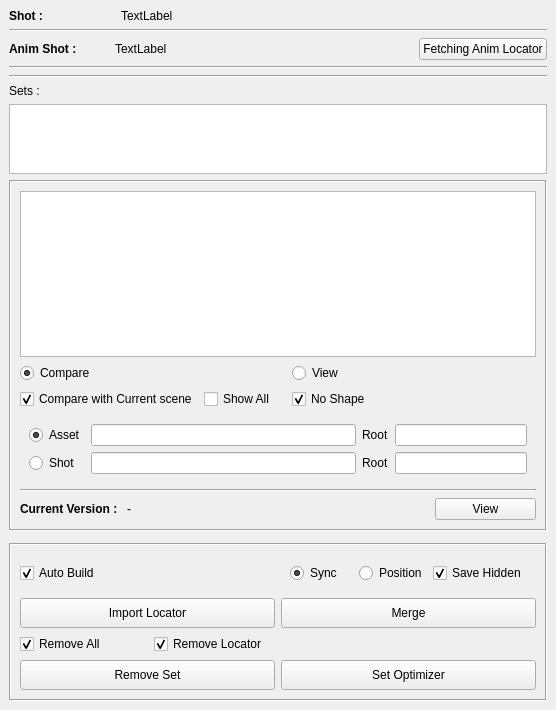
<?xml version="1.0" encoding="UTF-8"?>
<ui version="4.0">
 <class>SetManagerUI</class>
 <widget class="QMainWindow" name="SetManagerUI">
  <property name="geometry">
   <rect>
    <x>0</x>
    <y>0</y>
    <width>556</width>
    <height>710</height>
   </rect>
  </property>
  <property name="windowTitle">
   <string>Set Manager</string>
  </property>
  <widget class="QWidget" name="centralwidget">
   <layout class="QVBoxLayout" name="verticalLayout_4">
    <item>
     <layout class="QHBoxLayout" name="horizontalLayout" stretch="1,4">
      <item>
       <widget class="QLabel" name="label_2">
        <property name="font">
         <font>
          <weight>75</weight>
          <bold>true</bold>
         </font>
        </property>
        <property name="text">
         <string>Shot : </string>
        </property>
       </widget>
      </item>
      <item>
       <widget class="QLabel" name="info_label">
        <property name="text">
         <string>TextLabel</string>
        </property>
       </widget>
      </item>
     </layout>
    </item>
    <item>
     <widget class="Line" name="line">
      <property name="orientation">
       <enum>Qt::Horizontal</enum>
      </property>
     </widget>
    </item>
    <item>
     <layout class="QHBoxLayout" name="horizontalLayout_2" stretch="1,3,1">
      <item>
       <widget class="QLabel" name="label_5">
        <property name="font">
         <font>
          <weight>75</weight>
          <bold>true</bold>
         </font>
        </property>
        <property name="text">
         <string>Anim Shot : </string>
        </property>
       </widget>
      </item>
      <item>
       <widget class="QLabel" name="anim_label">
        <property name="text">
         <string>TextLabel</string>
        </property>
       </widget>
      </item>
      <item>
       <widget class="QPushButton" name="animLoc_pushButton">
        <property name="text">
         <string>Fetching Anim Locator</string>
        </property>
       </widget>
      </item>
     </layout>
    </item>
    <item>
     <widget class="Line" name="line_2">
      <property name="orientation">
       <enum>Qt::Horizontal</enum>
      </property>
     </widget>
    </item>
    <item>
     <layout class="QVBoxLayout" name="verticalLayout" stretch="0,0,1,0,0">
      <item>
       <widget class="Line" name="line_3">
        <property name="orientation">
         <enum>Qt::Horizontal</enum>
        </property>
       </widget>
      </item>
      <item>
       <widget class="QLabel" name="label">
        <property name="text">
         <string>Sets : </string>
        </property>
       </widget>
      </item>
      <item>
       <widget class="QTableWidget" name="set_tableWidget"/>
      </item>
      <item>
       <widget class="QFrame" name="frame_4">
        <property name="frameShape">
         <enum>QFrame::Box</enum>
        </property>
        <property name="frameShadow">
         <enum>QFrame::Sunken</enum>
        </property>
        <layout class="QVBoxLayout" name="verticalLayout_3">
         <item>
          <widget class="QListWidget" name="compare_listWidget"/>
         </item>
         <item>
          <layout class="QGridLayout" name="gridLayout_6" columnstretch="1,1,1,2">
           <item row="2" column="1">
            <widget class="QCheckBox" name="showAll_checkBox">
             <property name="text">
              <string>Show All</string>
             </property>
            </widget>
           </item>
           <item row="2" column="0">
            <widget class="QCheckBox" name="compareCurrent_checkBox">
             <property name="text">
              <string>Compare with Current scene</string>
             </property>
             <property name="checked">
              <bool>true</bool>
             </property>
            </widget>
           </item>
           <item row="0" column="0">
            <widget class="QRadioButton" name="compare_radioButton">
             <property name="text">
              <string>Compare</string>
             </property>
             <property name="checked">
              <bool>true</bool>
             </property>
            </widget>
           </item>
           <item row="0" column="2">
            <widget class="QRadioButton" name="view_radioButton">
             <property name="text">
              <string>View</string>
             </property>
            </widget>
           </item>
           <item row="2" column="2">
            <widget class="QCheckBox" name="noShape_checkBox">
             <property name="text">
              <string>No Shape</string>
             </property>
             <property name="checked">
              <bool>true</bool>
             </property>
            </widget>
           </item>
           <item row="0" column="3">
            <spacer name="horizontalSpacer">
             <property name="orientation">
              <enum>Qt::Horizontal</enum>
             </property>
             <property name="sizeHint" stdset="0">
              <size>
               <width>40</width>
               <height>20</height>
              </size>
             </property>
            </spacer>
           </item>
          </layout>
         </item>
         <item>
          <widget class="QFrame" name="frame_5">
           <layout class="QGridLayout" name="gridLayout_8" columnstretch="0,2,0,1">
            <item row="0" column="3">
             <widget class="QLineEdit" name="assetRoot_lineEdit"/>
            </item>
            <item row="1" column="2">
             <widget class="QLabel" name="label_4">
              <property name="text">
               <string>Root</string>
              </property>
             </widget>
            </item>
            <item row="0" column="2">
             <widget class="QLabel" name="label_3">
              <property name="text">
               <string>Root</string>
              </property>
             </widget>
            </item>
            <item row="1" column="0">
             <widget class="QRadioButton" name="shot_radioButton">
              <property name="text">
               <string>Shot</string>
              </property>
             </widget>
            </item>
            <item row="1" column="1">
             <widget class="QLineEdit" name="shot_lineEdit"/>
            </item>
            <item row="0" column="1">
             <widget class="QLineEdit" name="asset_lineEdit">
              <property name="text">
               <string/>
              </property>
             </widget>
            </item>
            <item row="0" column="0">
             <widget class="QRadioButton" name="asset_radioButton">
              <property name="text">
               <string>Asset</string>
              </property>
              <property name="checked">
               <bool>true</bool>
              </property>
             </widget>
            </item>
            <item row="1" column="3">
             <widget class="QLineEdit" name="shotRoot_lineEdit"/>
            </item>
           </layout>
          </widget>
         </item>
         <item>
          <widget class="Line" name="line_4">
           <property name="orientation">
            <enum>Qt::Horizontal</enum>
           </property>
          </widget>
         </item>
         <item>
          <layout class="QHBoxLayout" name="horizontalLayout_4" stretch="1,3,1">
           <item>
            <widget class="QLabel" name="label_6">
             <property name="font">
              <font>
               <weight>75</weight>
               <bold>true</bold>
              </font>
             </property>
             <property name="text">
              <string>Current Version : </string>
             </property>
            </widget>
           </item>
           <item>
            <widget class="QLabel" name="version_label">
             <property name="text">
              <string>-</string>
             </property>
            </widget>
           </item>
           <item>
            <widget class="QPushButton" name="viewVersion_pushButton">
             <property name="text">
              <string>View</string>
             </property>
            </widget>
           </item>
          </layout>
         </item>
        </layout>
       </widget>
      </item>
      <item>
       <widget class="QFrame" name="frame">
        <property name="frameShape">
         <enum>QFrame::NoFrame</enum>
        </property>
        <property name="frameShadow">
         <enum>QFrame::Raised</enum>
        </property>
        <layout class="QHBoxLayout" name="horizontalLayout_7">
         <property name="spacing">
          <number>0</number>
         </property>
         <property name="margin">
          <number>0</number>
         </property>
        </layout>
       </widget>
      </item>
     </layout>
    </item>
    <item>
     <widget class="QFrame" name="frame_2">
      <property name="frameShape">
       <enum>QFrame::Box</enum>
      </property>
      <property name="frameShadow">
       <enum>QFrame::Sunken</enum>
      </property>
      <layout class="QVBoxLayout" name="verticalLayout_2">
       <item>
        <layout class="QGridLayout" name="gridLayout_7">
         <item row="1" column="0">
          <widget class="QPushButton" name="import_pushButton">
           <property name="minimumSize">
            <size>
             <width>0</width>
             <height>30</height>
            </size>
           </property>
           <property name="text">
            <string>Import Locator</string>
           </property>
          </widget>
         </item>
         <item row="0" column="0">
          <widget class="QCheckBox" name="autoBuild_checkBox">
           <property name="text">
            <string>Auto Build</string>
           </property>
           <property name="checked">
            <bool>true</bool>
           </property>
          </widget>
         </item>
         <item row="1" column="1">
          <widget class="QPushButton" name="merge_pushButton">
           <property name="minimumSize">
            <size>
             <width>0</width>
             <height>30</height>
            </size>
           </property>
           <property name="text">
            <string>Merge</string>
           </property>
          </widget>
         </item>
         <item row="0" column="1">
          <widget class="QFrame" name="frame_3">
           <layout class="QHBoxLayout" name="horizontalLayout_6">
            <item>
             <widget class="QRadioButton" name="sync_radioButton">
              <property name="text">
               <string>Sync</string>
              </property>
              <property name="checked">
               <bool>true</bool>
              </property>
             </widget>
            </item>
            <item>
             <widget class="QRadioButton" name="position_radioButton">
              <property name="text">
               <string>Position</string>
              </property>
             </widget>
            </item>
            <item>
             <widget class="QCheckBox" name="hidden_checkBox">
              <property name="text">
               <string>Save Hidden</string>
              </property>
              <property name="checked">
               <bool>true</bool>
              </property>
             </widget>
            </item>
           </layout>
          </widget>
         </item>
        </layout>
       </item>
       <item>
        <layout class="QGridLayout" name="gridLayout_5" columnstretch="1,1,2">
         <item row="1" column="0">
          <widget class="QCheckBox" name="removeAll_checkBox">
           <property name="text">
            <string>Remove All</string>
           </property>
           <property name="checked">
            <bool>true</bool>
           </property>
          </widget>
         </item>
         <item row="1" column="1">
          <widget class="QCheckBox" name="removeLoc_checkBox">
           <property name="text">
            <string>Remove Locator</string>
           </property>
           <property name="checked">
            <bool>true</bool>
           </property>
          </widget>
         </item>
         <item row="1" column="2">
          <spacer name="horizontalSpacer_2">
           <property name="orientation">
            <enum>Qt::Horizontal</enum>
           </property>
           <property name="sizeHint" stdset="0">
            <size>
             <width>40</width>
             <height>20</height>
            </size>
           </property>
          </spacer>
         </item>
        </layout>
       </item>
       <item>
        <layout class="QHBoxLayout" name="horizontalLayout_3">
         <item>
          <widget class="QPushButton" name="removeSet_pushButton">
           <property name="minimumSize">
            <size>
             <width>0</width>
             <height>30</height>
            </size>
           </property>
           <property name="text">
            <string>Remove Set</string>
           </property>
          </widget>
         </item>
         <item>
          <widget class="QPushButton" name="setOptimize_pushButton">
           <property name="minimumSize">
            <size>
             <width>0</width>
             <height>30</height>
            </size>
           </property>
           <property name="text">
            <string>Set Optimizer</string>
           </property>
          </widget>
         </item>
        </layout>
       </item>
      </layout>
     </widget>
    </item>
   </layout>
  </widget>
  <widget class="QMenuBar" name="menubar">
   <property name="geometry">
    <rect>
     <x>0</x>
     <y>0</y>
     <width>556</width>
     <height>21</height>
    </rect>
   </property>
  </widget>
 </widget>
 <resources/>
 <connections/>
</ui>
